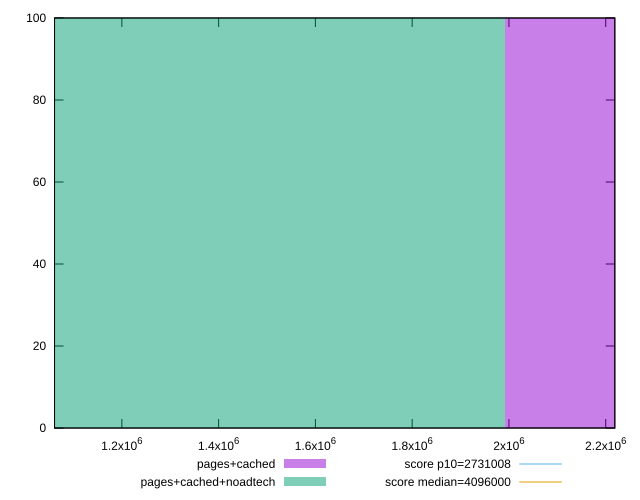

gnuplot code for this plot:
reset

$pagesCached <<EOF
2656946.0942492043 100
EOF

$pagesCachedNoadtech <<EOF
1328473.0471246021 100
EOF

set key outside below
set boxwidth 1328473.0471246021
set xrange [1060867:2218805]
set yrange [0:100]
set trange [0:100]
set style fill transparent solid 0.5 noborder

set parametric
set terminal svg size 640, 500 enhanced background rgb 'white'
set output "report_00013_2021-02-09T12-04-24.940Z/total-byte-weight/comparison/histogram/1_vs_2.svg"

plot $pagesCached title "pages+cached" with boxes, \
     $pagesCachedNoadtech title "pages+cached+noadtech" with boxes, \
     2731008,t title "score p10=2731008", \
     4096000,t title "score median=4096000"

reset
